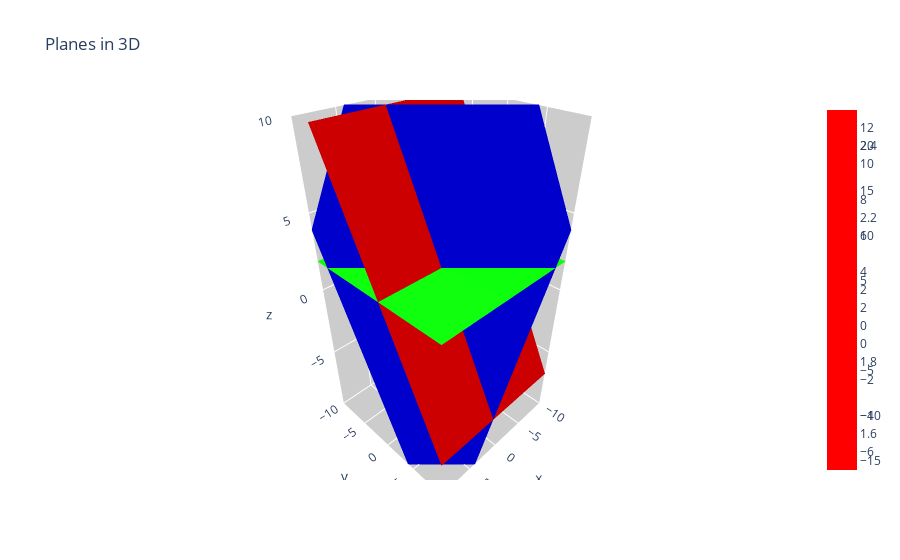

Write notebook code for a chart like this one.
### Markdown cell above
### Graphing System of Three Equations

For a system of three equations, each equation can be rewritten as $ax+by+cz=d$. This is the equation for a plane in $\mathbb{R}^3$. As you might have already guessed, the solution for the system of equations must lie on all of the planes described by the system.

In the next block, there is code to graph planes. Play around with the parameters $a1,b1,\ldots,d3$ to create different planes. Change the parameters to describe the system of equations from the second half of Problem 1a. Use the graphs to explain the results you obtained in Problem 1a parts iv-vi.

**Rotate the figures to make sure you see all the graphs. It will take a few seconds for the figure to load.**

### Code cell
# Use for parts iv-vi

# Parameters for the first plane
a1 = 1
b1 = 1
c1 = 1
d1 = 4

# Parameters for the second plane
a2 = 0
b2 = 0
c2 = 3
d2 = 6

# Parameters for the third plane
a3 = 0
b3 = 1
c3 = 1
d3 = 3

# Plotting 
x1, y1, z1 = plane_xyz(a1,b1,c1,d1)
x2, y2, z2 = plane_xyz(a2,b2,c2,d2)
x3, y3, z3 = plane_xyz(a3,b3,c3,d3)

print(x1.shape)
blue=[[0, 'rgb(0,0,255)'], [1, 'rgb(0,0,255)']]
green=[[0, 'rgb(0,255,0)'], [1, 'rgb(0,255,0)']]
red=[[0, 'rgb(255,0,0)'], [1, 'rgb(255,0,0)']]

trace1 = Surface(z=z1, x=x1,y=y1, colorscale=blue,name='First Plane')
trace2 = Surface(z=z2, x=x2,y=y2, colorscale=green, name='Second Plane')
trace3 = Surface(z=z3, x=x3,y=y3, colorscale=red, name='Third Plane')
data = Data([trace1,trace2, trace3])
fig = Figure(data=data,layout=layout)
offline.iplot(fig, filename='planes')
